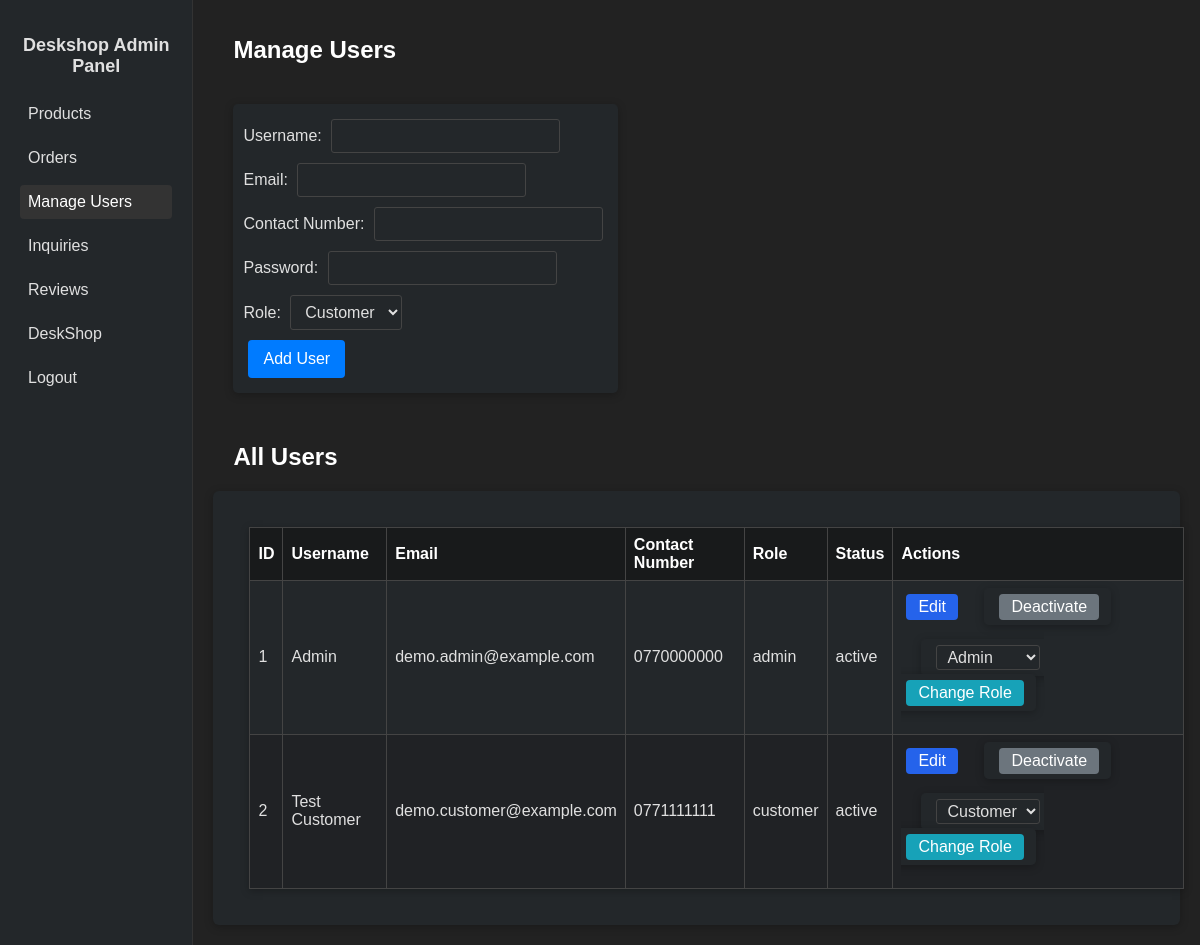
The app's page /Admin/manage_users.php with its own data.
### tables this page shows
CREATE TABLE IF NOT EXISTS user (
    ID INT AUTO_INCREMENT PRIMARY KEY,
    username VARCHAR(100) NOT NULL,
    email VARCHAR(150) NOT NULL UNIQUE,
    contact_number VARCHAR(20) NOT NULL UNIQUE,
    password VARCHAR(255) NOT NULL,
    role VARCHAR(20) NOT NULL DEFAULT 'customer',
    status VARCHAR(20) NOT NULL DEFAULT 'active'
);

### Admin/manage_users.php (the view, shortened to what this page needs)
<?php
$conn = mysqli_connect("localhost", "root", "", "deskshop");
$users = mysqli_query($conn, 'SELECT * FROM user');
?>
<!DOCTYPE html>
<html lang="en">
<head>
    <link rel="stylesheet" href="admin.css">
    <link rel="stylesheet" href="manage_users.css">
</head>
<body class="dark-mode">
    <div class="admin-panel">
        <div class="sidebar" id="admin-sidebar">
            <h2>Deskshop Admin Panel</h2>
            <a href="admin.php">Products</a>
            <a href="orders.php">Orders</a>
            <a href="manage_users.php" class="active">Manage Users</a>
            <a href="inquiries.php">Inquiries</a>
            <a href="reviews.php">Reviews</a>
            <a href="../index.php">DeskShop</a>
            <a href="#logout" onclick="window.location.href='../PHP/logout.php'">Logout</a>
        </div>
        <div class="main-content">
            <h1>Manage Users</h1>
            <form method="POST" action="" class="horizontal-form" style="overflow:visible;max-width:1000px;margin-bottom:30px;">
                <div class="form-group">
                    <label>Username:</label>
                    <input type="text" name="username" required>
                </div>
                <div class="form-group">
                    <label>Email:</label>
                    <input type="email" name="email" required>
                </div>
                <div class="form-group">
                    <label>Contact Number:</label>
                    <input type="number" name="contact_number" required>
                </div>
                <div class="form-group">
                    <label>Password:</label>
                    <input type="password" name="password" required>
                </div>
                <div class="form-group">
                    <label>Role:</label>
                    <select name="role">
                        <option value="customer">Customer</option>
                    </select>
                </div>
                <div class="form-group" style="align-self: flex-end;">
                    <button type="submit" name="add_user" class="button">Add User</button>
                </div>
            </form>
            <h2>All Users</h2>
            <div class="table-responsive">
                <table>
                    <thead>
                        <tr>
                            <th>ID</th>
                            <th>Username</th>
                            <th>Email</th>
                            <th>Contact Number</th>
                            <th>Role</th>
                            <th>Status</th>
                            <th>Actions</th>
                        </tr>
                    </thead>
                    <tbody>
                    <?php while($user = mysqli_fetch_array($users)): ?>
                        <tr>
                            <td><?= $user['ID'] ?></td>
                            <td><?= $user['username'] ?></td>
                            <td><?= $user['email'] ?></td>
                            <td><?= $user['contact_number'] ?></td>
                            <td><?= $user['role'] ?></td>
                            <td><?= $user['status'] ?></td>
                            <td>
                                <button type="button"
                                    class="edit-button button"
                                    onclick="openEditUserModal(this)"
                                    data-id="<?= $user['ID'] ?>"
                                    data-username="<?= $user['username'] ?>"
                                    data-contact="<?= $user['contact_number'] ?>"
                                >Edit</button>
                                <form method="POST" action="" style="display:inline;">
                                    <button type="submit" name="toggle_status" class="deactivate-button button">
                                        <?= $user['status']=='deactive' ? 'Activate' : 'Deactivate' ?>
                                    </button>
                                </form>
                                <form method="POST" action="" style="display:inline;">
                                    <select name="role" class="role-select">
                                        <option value="customer" <?= $user['role']=='customer'?'selected':'' ?>>Customer</option>
                                        <option value="admin" <?= $user['role']=='admin'?'selected':'' ?>>Admin</option>
                                    </select>
                                    <button type="submit" name="change_role" class="change-role-button button">Change Role</button>
                                </form>
                            </td>
                        </tr>
                    <?php endwhile; ?>
                    </tbody>
                </table>
            </div>
        </div>
    </div>
</body>
</html>

### Admin/admin.css (style rules this page uses)
body { font-family: Arial, sans-serif; margin: 0; padding: 0; background-color: #f9f9f9; }
.admin-panel { display: flex; min-height: 100vh; }
.sidebar { width: 200px; background-color: #f5f5f5; border-right: 1px solid #ddd; padding: 20px; }
.sidebar h2 { font-size: 18px; margin-bottom: 20px; color: #333; text-align: center; }
.sidebar a { display: block; color: #333; text-decoration: none; margin-bottom: 10px; padding: 8px; border-radius: 4px; }
.sidebar a.active, .sidebar a:hover { background-color: #ddd; color: #333; }
.main-content { flex-grow: 1; padding: 20px; }
.main-content h1 { font-size: 24px; margin-bottom: 20px; }
.button { display: inline-block; padding: 10px 15px; background-color: #007bff; color: white; text-decoration: none; border-radius: 4px; margin-bottom: 20px; }
table { width: 100%; border-collapse: collapse; background-color: white; }
table th, table td { border: 1px solid #ddd; padding: 10px; text-align: left; }
table th { background-color: #f4f4f4; }
.edit-button { background-color: #007bff; color: white; padding: 5px 10px; border: none; border-radius: 4px; cursor: pointer; }
.dark-mode { background-color: #181a1b !important; color: #e0e0e0 !important; }
.dark-mode .sidebar { background-color: #23272a !important; border-right: 1px solid #333 !important; }
.dark-mode .sidebar h2, .dark-mode .sidebar a { color: #e0e0e0 !important; }
.dark-mode .sidebar a.active, .dark-mode .sidebar a:hover { background-color: #333 !important; color: #fff !important; }
.dark-mode .main-content { background-color: #222 !important; color: #e0e0e0 !important; }
.dark-mode table { background-color: #23272a !important; color: #e0e0e0 !important; }
.dark-mode th, .dark-mode td { background-color: #23272a !important; color: #e0e0e0 !important; border-color: #444 !important; }
.dark-mode thead th { background-color: #181a1b !important; color: #fff !important; }
.dark-mode tbody tr:nth-child(even) td { background-color: #202225 !important; }

### records on screen
user: ID "1", username "Admin", email "demo.admin@example.com", contact_number "0770000000", role "admin", status "active", shows "Deactivate", role "Admin"
user: ID "2", username "Test Customer", email "demo.customer@example.com", contact_number "0771111111", role "customer", status "active", shows "Deactivate", role "Customer"
